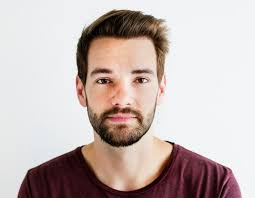
#> input picture images/pics/orignal_01.jpeg, 255 x 198 px
$ python -i detector.py   (imports and definitions only)   (older library calls are emulated)
#> lines starting #> are read from the running program, lines starting #| are printed output that depends on the picture
#> further down, picture is the input picture: shape (198, 255, 3); mean B, G, R 181.3, 184.5, 198.3
import cv2
import numpy as np
import base64
from skimage.metrics import structural_similarity as ssim

FACE_CASCADE = cv2.CascadeClassifier(
    cv2.data.haarcascades + "haarcascade_frontalface_default.xml"
)


class DeepfakeAnalyzer:

    def extract_face(self, img):
        gray = cv2.cvtColor(img, cv2.COLOR_BGR2GRAY)
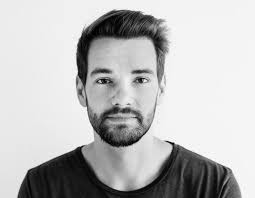
#> gray: shape (198, 255); min 0, max 255, mean 188.3
        faces = FACE_CASCADE.detectMultiScale(gray, 1.3, 5)
#> faces = [[70, 38, 108, 108]]

        if len(faces) == 0:
            return None

        faces = sorted(faces, key=lambda f: f[2] * f[3], reverse=True)
        x, y, w, h = faces[0]
#> x = 70; y = 38; w = 108; h = 108

        pad = int(0.12 * w)
#> pad = 12
        x1 = max(x + pad, 0)
#> x1 = 82
        y1 = max(y + pad, 0)
#> y1 = 50
        x2 = min(x + w - pad, img.shape[1])
#> x2 = 166
        y2 = min(y + h - pad, img.shape[0])
#> y2 = 134

        face = img[y1:y2, x1:x2]
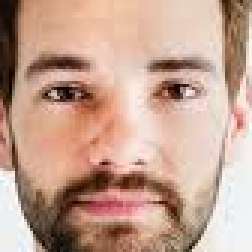
#> face: shape (84, 84, 3) (shown 3 times larger); mean B, G, R 144.4, 161.5, 196.3
        return cv2.resize(face, (256, 256))
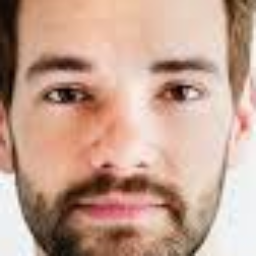
#> returned value: shape (256, 256, 3); mean of channels 0, 1, 2 144.3, 161.3, 196.2; drawn as B, G, R

    def face_to_base64(self, face):
        _, buffer = cv2.imencode(".jpg", face)
        return base64.b64encode(buffer).decode("utf-8")

    def sharpness(self, gray):
        return cv2.Laplacian(gray, cv2.CV_64F).var()

    def edge_density(self, gray):
        edges = cv2.Canny(gray, 100, 200)
        return np.sum(edges > 0) / edges.size

    # [70 lines left out: functions color_histogram_distance, compare_images, not called in this run]

>>> import cv2
>>> picture = cv2.imread('images/pics/orignal_01.jpeg')
>>> result = DeepfakeAnalyzer().extract_face(picture)

$ run again, on images/pics/orignal_02.jpeg
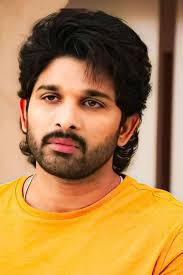
#> input picture images/pics/orignal_02.jpeg, 183 x 275 px
#> picture is the input picture: shape (275, 183, 3); mean B, G, R 73.8, 129.5, 175
#> in extract_face, `gray = cv2.cvtColor(img, cv2.COLOR_BGR2GRAY)`:
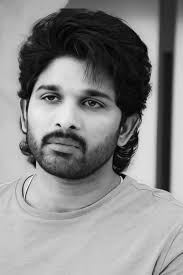
#> gray: shape (275, 183); min 0, max 247, mean 136.8
#> faces = [[14, 59, 108, 108]]
#> x = 14; y = 59; w = 108
#> pad = 12
#> x1 = 26
#> y1 = 71
#> x2 = 110
#> y2 = 155
#> in extract_face, `return cv2.resize(face, (256, 256))`:
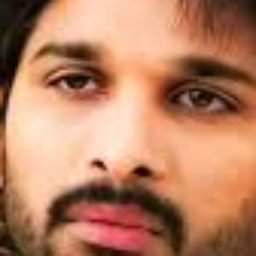
#> returned value: shape (256, 256, 3); mean of channels 0, 1, 2 98.9, 128.5, 183.8; drawn as B, G, R

$ run again, on images/pics/orignal_03.jpeg
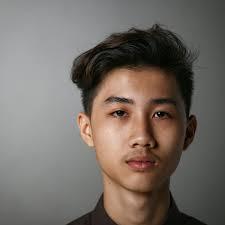
#> input picture images/pics/orignal_03.jpeg, 225 x 225 px
#> picture is the input picture: shape (225, 225, 3); mean B, G, R 101.4, 108, 116.4
#> in extract_face, `gray = cv2.cvtColor(img, cv2.COLOR_BGR2GRAY)`:
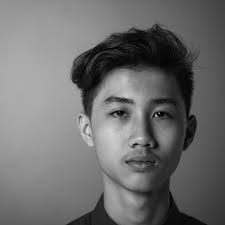
#> gray: shape (225, 225); min 0, max 222, mean 109.7
#> faces = [[81, 68, 121, 121]]
#> x = 81; y = 68; w = 121
#> pad = 14
#> x1 = 95
#> y1 = 82
#> x2 = 188
#> y2 = 175
#> in extract_face, `face = img[y1:y2, x1:x2]`:
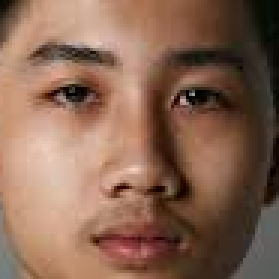
#> face: shape (93, 93, 3) (shown 3 times larger); mean B, G, R 83, 102, 136.6

$ run again, on images/pics/swap_01.jpeg
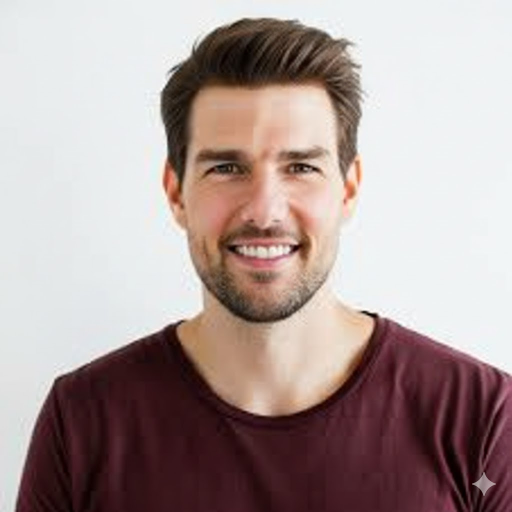
#> input picture images/pics/swap_01.jpeg, 1024 x 1024 px (shown at 1/2 size)
#> picture is the input picture: shape (1024, 1024, 3); mean B, G, R 154.4, 156.7, 173
#> in extract_face, `gray = cv2.cvtColor(img, cv2.COLOR_BGR2GRAY)`:
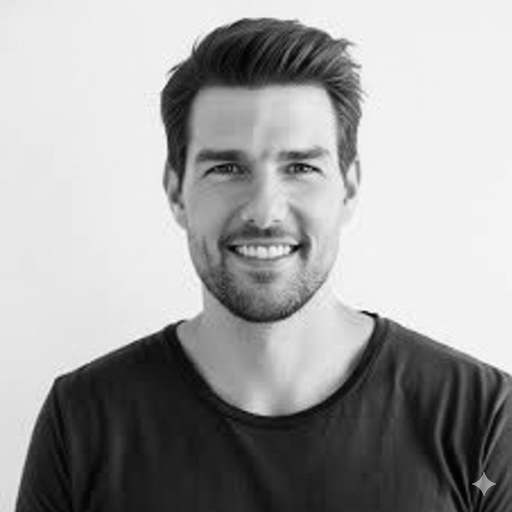
#> gray: shape (1024, 1024) (shown at 1/2 size); min 0, max 255, mean 161.4
#> faces = [[316, 168, 426, 426]]
#> x = 316; y = 168; w = 426
#> pad = 51
#> x1 = 367
#> y1 = 219
#> x2 = 691
#> y2 = 543
#> in extract_face, `face = img[y1:y2, x1:x2]`:
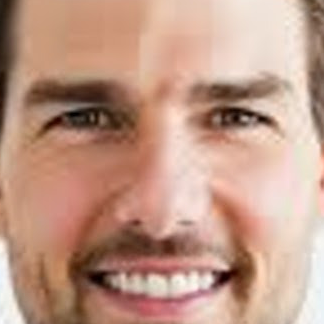
#> face: shape (324, 324, 3); mean B, G, R 134.9, 153.2, 192.5
